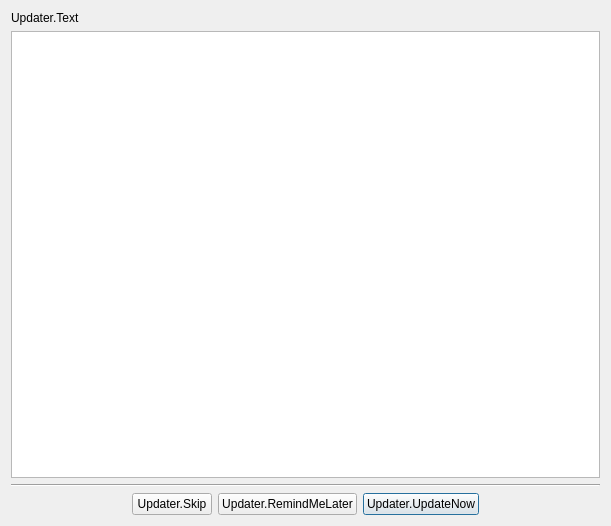
<?xml version="1.0" encoding="UTF-8"?>
<ui version="4.0">
 <class>OBSUpdate</class>
 <widget class="QDialog" name="OBSUpdate">
  <property name="geometry">
   <rect>
    <x>0</x>
    <y>0</y>
    <width>611</width>
    <height>526</height>
   </rect>
  </property>
  <property name="windowTitle">
   <string>Updater.Title</string>
  </property>
  <layout class="QVBoxLayout" name="verticalLayout">
   <item>
    <widget class="QLabel" name="label">
     <property name="text">
      <string>Updater.Text</string>
     </property>
    </widget>
   </item>
   <item>
    <widget class="QTextBrowser" name="text">
     <property name="readOnly">
      <bool>true</bool>
     </property>
     <property name="html">
      <string>&lt;!DOCTYPE HTML PUBLIC &quot;-//W3C//DTD HTML 4.0//EN&quot; &quot;http://www.w3.org/TR/REC-html40/strict.dtd&quot;&gt;
&lt;html&gt;&lt;head&gt;&lt;meta name=&quot;qrichtext&quot; content=&quot;1&quot; /&gt;&lt;meta charset=&quot;utf-8&quot; /&gt;&lt;style type=&quot;text/css&quot;&gt;
p, li { white-space: pre-wrap; }
hr { height: 1px; border-width: 0; }
li.unchecked::marker { content: &quot;\2610&quot;; }
li.checked::marker { content: &quot;\2612&quot;; }
&lt;/style&gt;&lt;/head&gt;&lt;body style=&quot; font-family:'Segoe UI'; font-size:9pt; font-weight:400; font-style:normal;&quot;&gt;
&lt;p style=&quot;-qt-paragraph-type:empty; margin-top:0px; margin-bottom:0px; margin-left:0px; margin-right:0px; -qt-block-indent:0; text-indent:0px; font-family:'MS Shell Dlg 2'; font-size:8pt;&quot;&gt;&lt;br /&gt;&lt;/p&gt;&lt;/body&gt;&lt;/html&gt;</string>
     </property>
     <property name="openExternalLinks">
      <bool>true</bool>
     </property>
    </widget>
   </item>
   <item>
    <widget class="Line" name="line">
     <property name="orientation">
      <enum>Qt::Horizontal</enum>
     </property>
    </widget>
   </item>
   <item>
    <layout class="QHBoxLayout" name="horizontalLayout">
     <item>
      <spacer name="horizontalSpacer">
       <property name="orientation">
        <enum>Qt::Horizontal</enum>
       </property>
       <property name="sizeHint" stdset="0">
        <size>
         <width>40</width>
         <height>20</height>
        </size>
       </property>
      </spacer>
     </item>
     <item>
      <widget class="QPushButton" name="skip">
       <property name="text">
        <string>Updater.Skip</string>
       </property>
      </widget>
     </item>
     <item>
      <widget class="QPushButton" name="no">
       <property name="text">
        <string>Updater.RemindMeLater</string>
       </property>
      </widget>
     </item>
     <item>
      <widget class="QPushButton" name="yes">
       <property name="text">
        <string>Updater.UpdateNow</string>
       </property>
       <property name="default">
        <bool>true</bool>
       </property>
      </widget>
     </item>
     <item>
      <spacer name="horizontalSpacer_2">
       <property name="orientation">
        <enum>Qt::Horizontal</enum>
       </property>
       <property name="sizeHint" stdset="0">
        <size>
         <width>40</width>
         <height>20</height>
        </size>
       </property>
      </spacer>
     </item>
    </layout>
   </item>
  </layout>
 </widget>
 <resources/>
 <connections/>
</ui>
